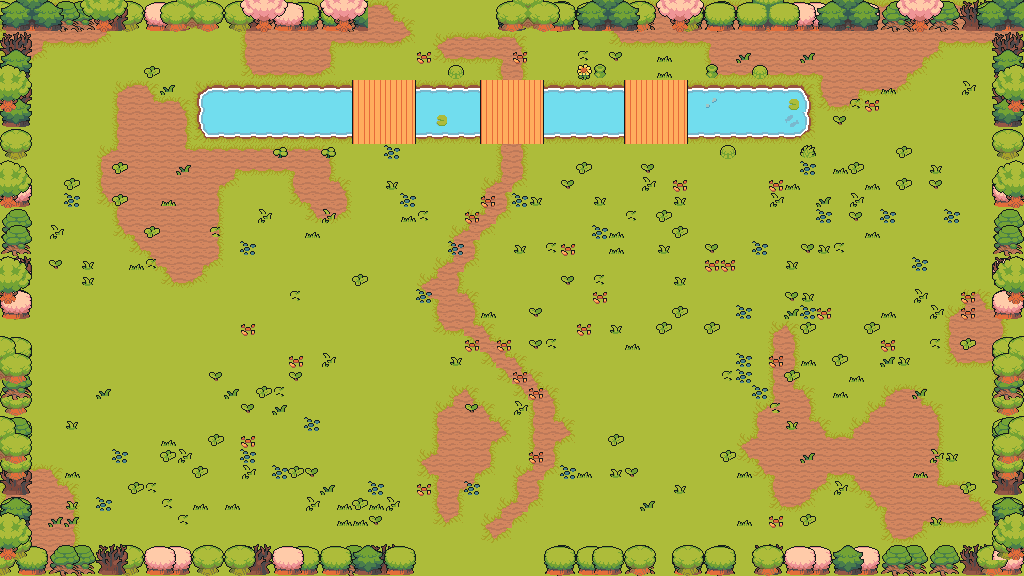

Tiled map render using the project's own tile images. Description and the map definition, with tile-layer contents summarised, below:
An orthogonal 64x36 tile map with 16x16 px tiles, 9 tile layers (floor, ground, path, water, ...), 5 tilesets and 40 objects (20x prop, 11x obstacle, 6x spawn, 2x door, playerStart).

<map version="1.10" tiledversion="1.11.0" orientation="orthogonal" renderorder="right-down" width="64" height="36" tilewidth="16" tileheight="16" infinite="0" nextlayerid="11" nextobjectid="41">
 <properties>
    <property name="chapter" type="int" value="2" />
    <property name="room" type="int" value="16" />
    <property name="isBossRoom" type="bool" value="false" />
 </properties>
 <tileset firstgid="1" source="field.tsx" />
 <tileset firstgid="76" source="water.tsx" />
 <tileset firstgid="552" source="nature.tsx" />
 <tileset firstgid="1056" source="floordetail.tsx" />
 <tileset firstgid="1136" source="tilefloor.tsx" />
 <layer id="1" name="floor" width="64" height="36">
  <data>[2304 cells, 2304 non-empty, 1 distinct tile ids]</data>
 </layer>
 <layer id="2" name="ground" width="64" height="36">
  <data>[2304 cells, 485 non-empty, 13 distinct tile ids]</data>
 </layer>
 <layer id="3" name="path" width="64" height="36">
  <data>[2304 cells, 91 non-empty, 13 distinct tile ids]</data>
 </layer>
 <layer id="4" name="water" width="64" height="36">
  <data>[2304 cells, 156 non-empty, 12 distinct tile ids]</data>
 </layer>
 <layer id="5" name="bridge" width="64" height="36">
  <data>[2304 cells, 48 non-empty, 3 distinct tile ids]</data>
 </layer>
 <layer id="6" name="decor" width="64" height="36">
  <data>[2304 cells, 220 non-empty, 15 distinct tile ids]</data>
 </layer>
 <layer id="7" name="border-back" width="64" height="36">
  <data>[2304 cells, 264 non-empty, 28 distinct tile ids]</data>
 </layer>
 <layer id="8" name="border-mid" width="64" height="36">
  <data>[2304 cells, 271 non-empty, 28 distinct tile ids]</data>
 </layer>
 <layer id="9" name="border-front" width="64" height="36">
  <data>[2304 cells, 156 non-empty, 43 distinct tile ids]</data>
 </layer>
 <objectgroup id="10" name="objects">
  <object id="1" name="playerStart" x="480" y="256"><point /></object>
  <object id="2" name="spawn" x="360" y="224">
   <properties>
    <property name="role" value="chaser" />
    <property name="wave" type="int" value="1" />
    <property name="elite" type="bool" value="true" />
   </properties>
  <point /></object>
  <object id="3" name="spawn" x="552" y="432">
   <properties>
    <property name="role" value="caster" />
    <property name="wave" type="int" value="1" />
    <property name="elite" type="bool" value="true" />
   </properties>
  <point /></object>
  <object id="4" name="spawn" x="624" y="272">
   <properties>
    <property name="role" value="tank" />
    <property name="wave" type="int" value="2" />
    <property name="elite" type="bool" value="false" />
   </properties>
  <point /></object>
  <object id="5" name="spawn" x="376" y="328">
   <properties>
    <property name="role" value="chaser" />
    <property name="wave" type="int" value="2" />
    <property name="elite" type="bool" value="false" />
   </properties>
  <point /></object>
  <object id="6" name="spawn" x="320" y="168">
   <properties>
    <property name="role" value="caster" />
    <property name="wave" type="int" value="3" />
    <property name="elite" type="bool" value="false" />
   </properties>
  <point /></object>
  <object id="7" name="spawn" x="560" y="384">
   <properties>
    <property name="role" value="chaser" />
    <property name="wave" type="int" value="3" />
    <property name="elite" type="bool" value="false" />
   </properties>
  <point /></object>
  <object id="8" name="door" x="480" y="568"><point /></object>
  <object id="9" name="door" x="440" y="8"><point /></object>
  <object id="10" name="obstacle" x="0" y="544" width="416" height="32">
   <properties>
    <property name="kind" value="edge" />
   </properties>
  </object>
  <object id="11" name="obstacle" x="544" y="544" width="480" height="32">
   <properties>
    <property name="kind" value="edge" />
   </properties>
  </object>
  <object id="12" name="obstacle" x="0" y="0" width="368" height="32">
   <properties>
    <property name="kind" value="edge" />
   </properties>
  </object>
  <object id="13" name="obstacle" x="496" y="0" width="528" height="32">
   <properties>
    <property name="kind" value="edge" />
   </properties>
  </object>
  <object id="14" name="obstacle" x="0" y="32" width="32" height="512">
   <properties>
    <property name="kind" value="edge" />
   </properties>
  </object>
  <object id="15" name="obstacle" x="992" y="32" width="32" height="512">
   <properties>
    <property name="kind" value="edge" />
   </properties>
  </object>
  <object id="16" name="obstacle" x="192" y="80" width="160" height="64">
   <properties>
    <property name="kind" value="pit" />
   </properties>
  </object>
  <object id="17" name="obstacle" x="416" y="80" width="64" height="64">
   <properties>
    <property name="kind" value="pit" />
   </properties>
  </object>
  <object id="18" name="obstacle" x="544" y="80" width="80" height="64">
   <properties>
    <property name="kind" value="pit" />
   </properties>
  </object>
  <object id="19" name="obstacle" x="688" y="80" width="128" height="64">
   <properties>
    <property name="kind" value="pit" />
   </properties>
  </object>
  <object id="20" name="obstacle" x="864" y="400" width="16" height="48">
   <properties>
    <property name="kind" value="wall" />
   </properties>
  </object>
  <object id="21" name="prop" x="350" y="402" width="64" height="48">
   <properties>
    <property name="key" value="house-red" />
   </properties>
  </object>
  <object id="22" name="prop" x="128" y="120" width="16" height="16">
   <properties>
    <property name="key" value="rock-small-gray" />
   </properties>
  </object>
  <object id="23" name="prop" x="64" y="144" width="16" height="16">
   <properties>
    <property name="key" value="flower-red" />
   </properties>
  </object>
  <object id="24" name="prop" x="176" y="224" width="16" height="16">
   <properties>
    <property name="key" value="flower-yellow" />
   </properties>
  </object>
  <object id="25" name="prop" x="192" y="192" width="16" height="16">
   <properties>
    <property name="key" value="bush-green" />
   </properties>
  </object>
  <object id="26" name="prop" x="735" y="200" width="16" height="16">
   <properties>
    <property name="key" value="stump" />
   </properties>
  </object>
  <object id="27" name="prop" x="944" y="240" width="16" height="16">
   <properties>
    <property name="key" value="bush-dark" />
   </properties>
  </object>
  <object id="28" name="prop" x="896" y="112" width="16" height="16">
   <properties>
    <property name="key" value="bush-light" />
   </properties>
  </object>
  <object id="29" name="prop" x="912" y="112" width="16" height="16">
   <properties>
    <property name="key" value="bush-dark" />
   </properties>
  </object>
  <object id="30" name="prop" x="768" y="48" width="16" height="16">
   <properties>
    <property name="key" value="bush-dark" />
   </properties>
  </object>
  <object id="31" name="prop" x="135" y="344" width="32" height="32">
   <properties>
    <property name="key" value="tree-round" />
   </properties>
  </object>
  <object id="32" name="prop" x="96" y="304" width="16" height="16">
   <properties>
    <property name="key" value="flower-clover" />
   </properties>
  </object>
  <object id="33" name="prop" x="272" y="320" width="16" height="16">
   <properties>
    <property name="key" value="bush-green" />
   </properties>
  </object>
  <object id="34" name="prop" x="464" y="512" width="16" height="16">
   <properties>
    <property name="key" value="bush-light" />
   </properties>
  </object>
  <object id="35" name="prop" x="664" y="408" width="32" height="32">
   <properties>
    <property name="key" value="tree-pine" />
   </properties>
  </object>
  <object id="36" name="prop" x="951" y="376" width="32" height="32">
   <properties>
    <property name="key" value="tree-round" />
   </properties>
  </object>
  </objectgroup>
</map>
<!-- 4 of 40 objects omitted -->
